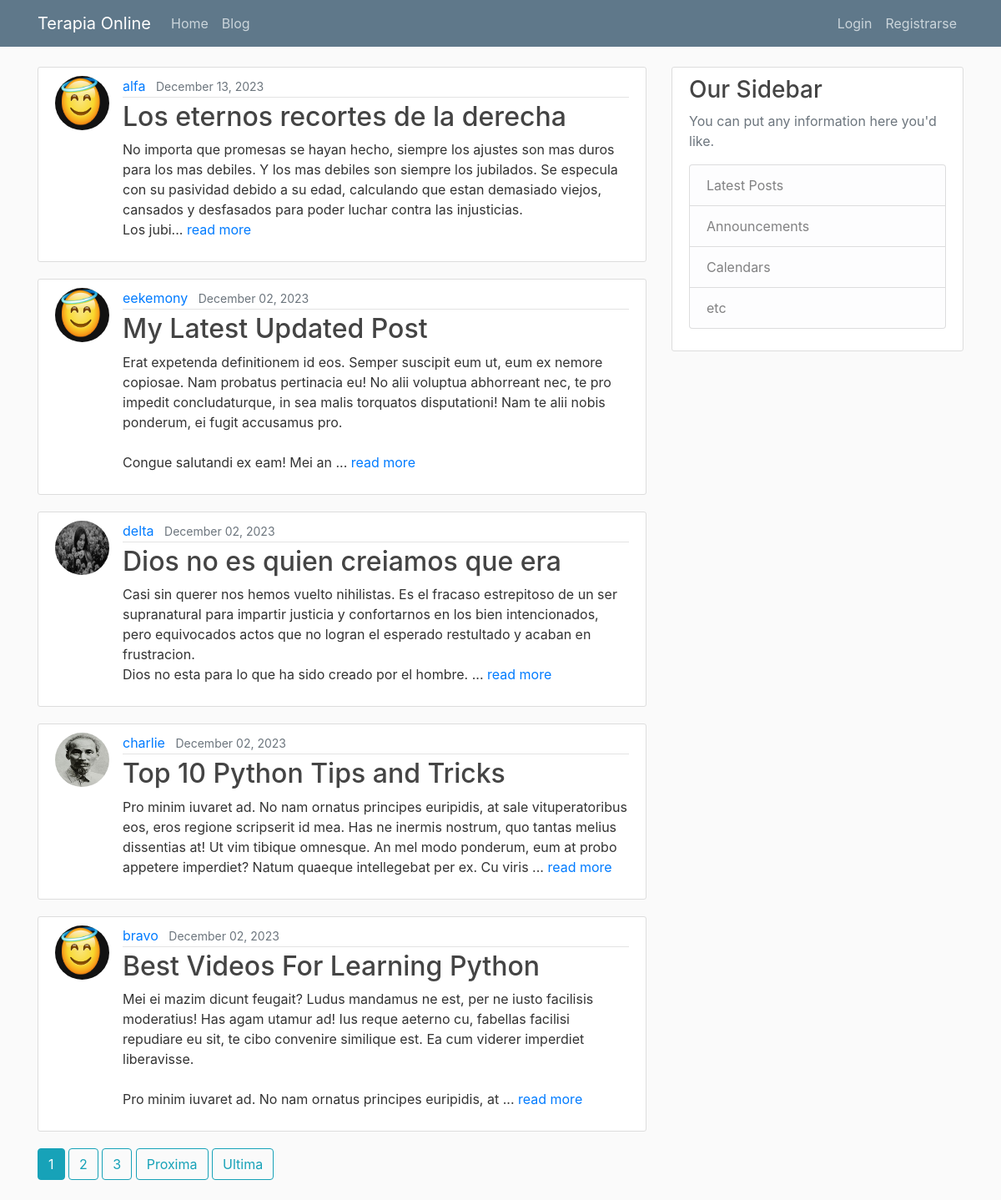
Screenshot of /blog/ with the database file from the repository.
### blog/models.py (models this page shows, shortened)
class Post(models.Model):
    title = models.CharField(max_length=100)
    content = models.TextField()
    date_posted = models.DateTimeField(default=timezone.now)
    author = models.ForeignKey(User, on_delete=models.CASCADE)
    def get_absolute_url(self):
        return reverse('blog:post-detalle', kwargs={"pk": self.pk})
    def short_content(self):
        return self.content[:300]
    """
    In Django, the get_absolute_url method is used to get the canonical URL for an object. It tells Django how to calculate the URL for an object. In your Post model, the get_absolute_url method is using the reverse function to return the URL for the detail view of the post.

    The reverse function in Django is used to generate URLs by reversing the URL patterns defined in your urls.py. It takes a URL pattern name as its first argument and any arguments for the URL pattern as keyword arguments. In your case, reverse('post-detail', kwargs={'pk': self.pk}) is generating a URL for the post-detail view, passing the posts primary key (self.pk) as an argument.

    On the other hand, redirect is a function that returns an HttpResponseRedirect to the appropriate URL for the arguments passed. It can take a model, view name, or URL as its argument, and it will use get_absolute_url if a model is passed.

    So, the main difference between redirect and reverse is that redirect actually sends a redirect response to the user, while reverse simply calculates a URL. You would use reverse when you want to calculate a URL to use elsewhere in your code, and redirect when you want to send the user to a different page in response to an action (like creating a new post).
    """

### users/models.py (models this page shows, shortened)
class Profile(models.Model):
    user = models.OneToOneField(User, on_delete=models.CASCADE) #Delete profile when user is deleted.
    image = models.ImageField(default='default.jpg', upload_to='profile_pics')

### blog/views.py (the view)
# urls.py: path('', PostListView.as_view(), name='post-list'),
class PostListView(ListView):
    model = Post
    ordering = ['-date_posted'] # Orden negativo date_posted. Del ultimo al primer posteo. Como en los mails.
    paginate_by = 5

### blog/templates/blog/post_list.html (shortened to what this page needs)
{% extends "main/base.html" %}
{% block contenido %}
    {% for object in object_list %}
        <article class="media content-section">
            <img class="rounded-circle article-img" src="{{ object.author.profile.image.url }}">
            <div class="media-body">
                {% include "blog/article_metadata.html" %}
                <h2><a class="article-title" href="{{ object.get_absolute_url }}">{{ object.title }}</a></h2>
                <p class="article-content">{{ object.short_content }}... <a href="{{ object.get_absolute_url }}">read more</a></p>
            </div>
        </article>
    {% endfor %}
    {% if is_paginated %}
        {% include "pagination_controls.html" %}
    {% endif %}
{% endblock contenido %}

### blog/templates/blog/article_metadata.html (shortened to what this page needs)
    <div class="article-metadata">
        <a class="mr-2" href="{% url 'blog:user-posts' object.author.username %}">{{ object.author }}</a>
        <small class="text-muted">{{ object.date_posted|date:"F d, Y" }}</small>
    </div>

### main/static/main/main.css (style rules this page uses)
body { background: #fafafa; color: #333333; margin-top: 5rem; }
h1, h2, h3, h4, h5, h6 { color: #444444; }
.content-section { background: #ffffff; padding: 10px 20px; border: 1px solid #dddddd; border-radius: 3px; margin-bottom: 20px; }
.article-title { color: #444444; }
.article-content { white-space: pre-line; }
.article-img { height: 65px; width: 65px; margin-right: 16px; }
.article-metadata { padding-bottom: 1px; margin-bottom: 4px; border-bottom: 1px solid #e3e3e3 }

### rows the page displays
Post: author.profile.image (placeholder picture), author "alfa", date_posted "December 13, 2023", title "Los eternos recortes de la derecha", short_content "No importa que promesas se hayan hecho, siempre los ajustes son mas duros para los mas debiles. Y los mas debiles son siempre los jubilados. Se especula con su pasividad debido a su edad, calculando que estan demasiado viejos, cansados y desfasados para poder luchar contra las injusticias. Los jubi"
Post: author.profile.image (placeholder picture), author "eekemony", date_posted "December 02, 2023", title "My Latest Updated Post", short_content "Erat expetenda definitionem id eos. Semper suscipit eum ut, eum ex nemore copiosae. Nam probatus pertinacia eu! No alii voluptua abhorreant nec, te pro impedit concludaturque, in sea malis torquatos disputationi! Nam te alii nobis ponderum, ei fugit accusamus pro. Congue salutandi ex eam! Mei an"
Post: author.profile.image (picture), author "delta", date_posted "December 02, 2023", title "Dios no es quien creiamos que era", short_content "Casi sin querer nos hemos vuelto nihilistas. Es el fracaso estrepitoso de un ser supranatural para impartir justicia y confortarnos en los bien intencionados, pero equivocados actos que no logran el esperado restultado y acaban en frustracion. Dios no esta para lo que ha sido creado por el hombre."
Post: author.profile.image (picture), author "charlie", date_posted "December 02, 2023", title "Top 10 Python Tips and Tricks", short_content "Pro minim iuvaret ad. No nam ornatus principes euripidis, at sale vituperatoribus eos, eros regione scripserit id mea. Has ne inermis nostrum, quo tantas melius dissentias at! Ut vim tibique omnesque. An mel modo ponderum, eum at probo appetere imperdiet? Natum quaeque intellegebat per ex. Cu viris"
Post: author.profile.image (placeholder picture), author "bravo", date_posted "December 02, 2023", title "Best Videos For Learning Python", short_content "Mei ei mazim dicunt feugait? Ludus mandamus ne est, per ne iusto facilisis moderatius! Has agam utamur ad! Ius reque aeterno cu, fabellas facilisi repudiare eu sit, te cibo convenire similique est. Ea cum viderer imperdiet liberavisse. Pro minim iuvaret ad. No nam ornatus principes euripidis, at"

### other values shown
{{ i }} "1"
{{ i }} "2" "3"
